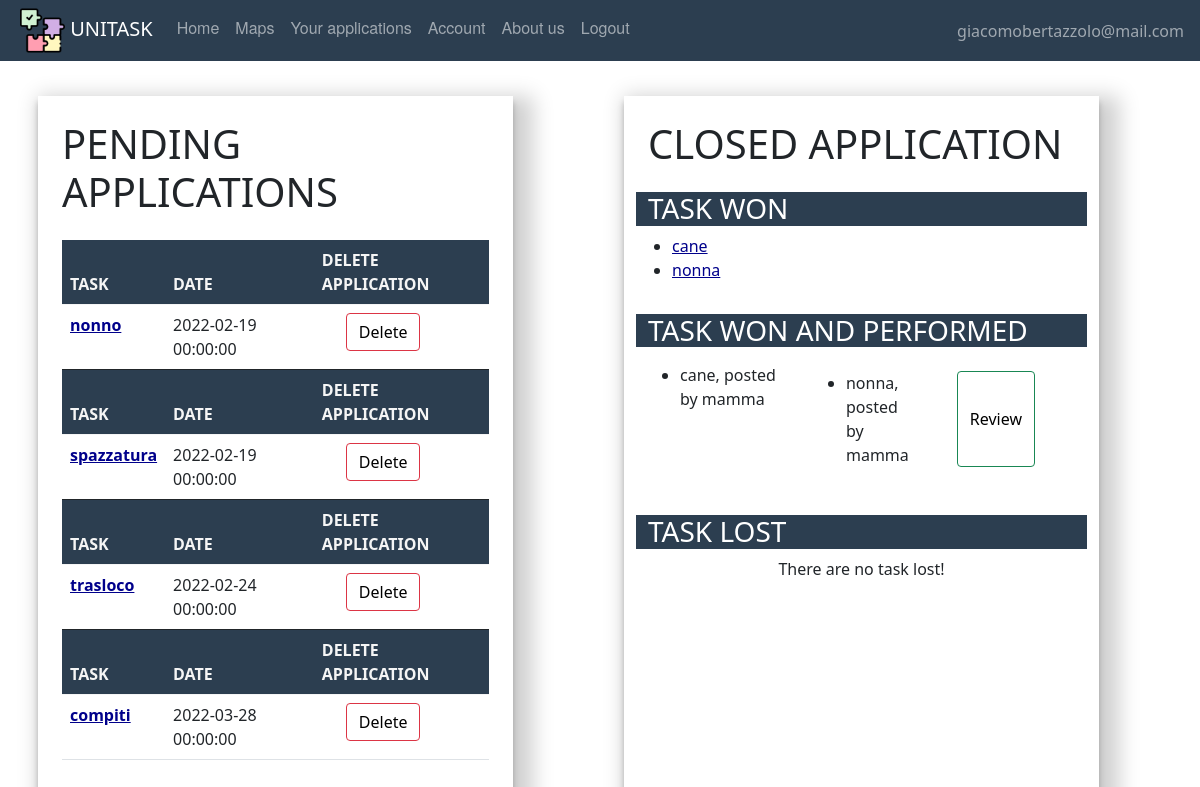
The app's page /listapplications (signed in) with its own data.
### website/models.py (models this page shows, shortened)
class User(db.Model, UserMixin):
    id = db.Column(db.Integer, primary_key=True)
    email = db.Column(db.String(150), unique=True)
    password = db.Column(db.String(150))
    first_name = db.Column(db.String(150))
    surname = db.Column(db.String(150))
    description = db.Column(db.String(150))
    type = db.Column(db.String(20))
    reviewsposted = db.relationship('Review', foreign_keys='Review.id_reviewer',
                                    backref='author')
    reviewsreceived = db.relationship('Review', foreign_keys='Review.id_reviewed',
                                      backref='received')
    __mapper_args__ = {
        'polymorphic_on': type,
        'polymorphic_identity': 'user',
    }

class Offer(db.Model, UserMixin):
    id = db.Column(db.Integer, primary_key=True)
    title = db.Column(db.String(150))
    description = db.Column(db.String(150))
    address = db.Column(db.String(150))
    placeId = db.Column(db.String(150))
    lat = db.Column(db.Float)
    lng = db.Column(db.Float)
    date = db.Column(db.DateTime(timezone=True), default=func.now())
    isAss = db.Column(db.Boolean, default=False)
    date_task = db.Column(db.DateTime(timezone=True))
    id_adult = db.Column(db.Integer, db.ForeignKey('adult.id'))
    scelta = db.Column(db.Integer, db.ForeignKey('student.id'))
    isPerf = db.Column(db.Boolean, default=False)
    rece = db.relationship('Review', backref='recensione')
    isClosed = db.Column(db.Boolean, default=False)

### website/views.py (the view)
@views.route('/listapplications', methods=['GET', 'POST'])
@login_required  # every time we go to the home page
def listapplications():
    return render_template("Student/listapplication.html", user=current_user)

### website/__init__.py (called while the page is built)
def create_app():
    app = Flask(__name__)
    app.config['SECRET_KEY'] = 'atrebunfigoassurdo'
    app.config['SQLALCHEMY_DATABASE_URI'] = 'sqlite:///'+ DB_NAME
    db.init_app(app)
    from .views import views  # We imported the name of the blueprint
    from .auth import auth
    app.register_blueprint(views, url_prefix="/")  # Stiamo dicendo come sono definite le pagine e dove sono
    app.register_blueprint(auth, url_prefix="/")
    from .models import User, Offer, Adult, Student
    create_database(app)
    login_manager = LoginManager()
    login_manager.login_view = 'auth.login'  # dove vogliamo mandare l'user se non loggato
    login_manager.init_app(app)
    @login_manager.user_loader
    def load_user(id):
        return User.query.get(int(id))
    return app

### website/models.py (called while the page is built)
    def taskwon(self):
        ltaskwon = []
        for off in self.applications:
            if off.scelta == self.id:
                ltaskwon.append(off)
        return ltaskwon

    def taskwonandperform(self):
        t = []
        for off in self.applications:
            if off.scelta == self.id and off.isPerf:
                t.append(off)
        return t

    def tasklost(self):
        t = []
        for off in self.applications:
            if off.scelta != self.id and off.scelta:
                t.append(off)
        return t

    def getapplications(self):
        t=self.applications
        return t

### website/templates/Student/listapplication.html (shortened to what this page needs)
{% extends "base.html" %}
{% block content%}
    <br />
    <div class="container">
        <div class="row">
            <div class="col-5 p-4 m-2 col-page">
                <h1 align="left" class="mb-4">PENDING APPLICATIONS</h1>
                <table class="table table-hover">
                    {%set  l = user.getapplications() %}
                    {% if l %}
                        {% for offer in l %}
                            {% if offer.isAss==False %}
                                <thead class="thead-dark" style="color:whitesmoke; background:#2c3e50">
                                <tr>
                                    <th scope="col">TASK</th>
                                    <th scope="col">DATE</th>
                                    <th scope="col">DELETE APPLICATION</th>
                                </tr>
                                </thead>
                                <tbody>
                                <tr>
                                    <th scope="row"><a style="color:darkblue" href={{ url_for('views.task', task_id=offer.id) }} >{{ offer.title }}</a></th>
                                    <td>{{ offer.date_task }}</td>
                                    <td><button type="button"  class="btn btn-outline-danger mx-4"><a class="delete-button" href={{ url_for('views.deleteapplication', task_id=offer.id) }} > Delete</a></button></td>
                                </tr>
                                </tbody>
                            {% endif %}
                        {% endfor %}
                    {% else %}
                        No task pending
                    {% endif %}
                </table>
            </div>
            <div class="col-1"></div>
            <div class="col-5 p-4 m-2 col-page">
                <h1 align="left" class="mb-4">CLOSED APPLICATION</h1>
                <div class="row">
                    <h3 align="left" style="color: white; background: #2c3e50">TASK WON</h3>
                    {%set  l = user.taskwon() %}
                    {% if l %}
                        <ul class="mx-4">
                            {% for offer in l %}
                                <li>
                                    <a style="color:darkblue" href= {{ url_for('views.task', task_id=offer.id) }}>{{ offer.title }}</a>
                                </li>
                            {% endfor %}
                        </ul>
                    {% else %}
                        <div align="center">
                            We are sorry! You have no task won.
                        </div>
                    {% endif %}
                </div>
                <div class="row">
                    <h3 class="mt-3" align="left" style="color: white; background: #2c3e50">TASK WON AND PERFORMED</h3>
                    {%set  l = user.taskwonandperform() %}
                    {% if l %}
                        <ul>
                            {% for offer in l %}
                                <div class="m-2" style="display: flex; justify-content: space-between">
                                    <li class="mx-4">
                                        {{ offer.title }}, posted by {{offer.poster.first_name}} </li>
                                    {% if not offer.isClosed %}
                                        <button style="" type="button" class="btn btn-outline-success mx-4"> <a class="review-button" href={{ url_for('views.writereview', task_id=offer.id) }} > Review </a></button>
                                        </div>
                                    {% endif %}
                            {% endfor %}
                        </ul>
                    {% else %}
                        <div align="center">
                            We are sorry! You have no task won.
                        </div>
                    {% endif %}
                </div>
                <div class="row">
                    <h3 class="mt-3" align="left" style="color: white; background: #2c3e50">TASK LOST</h3>
                    {%set  l = user.tasklost() %}
                    {% if l %}
                        <ul class="mx-4" style="list-style: none">
                            {% for offer in l %}
                                <li  align="center">
                                    {{ offer.title }}</li>
                            {% endfor %}
                        </ul>
                    {% else %}
                        <div align="center">
                            There are no task lost!
                        </div>
                    {% endif %}
                </div>
            </div>
        </div>
    </div>
    <br/><br/>
{% endblock %}

### website/templates/base.html (shortened to what this page needs)
<!DOCTYPE html>
<html lang="">
  <head>
      <link href="/static/css/style.css" rel="stylesheet">
      <link href="https://cdn.jsdelivr.net/npm/bootstrap@5.0.2/dist/css/bootstrap.min.css" rel="stylesheet">
  </head>
  <body>
  <nav class="navbar fixed-top navbar-expand-lg navbar-dark">
    <ul class="navbar-nav mr-auto">
    <li>
    <a style="padding-left:1em;" class="navbar-brand" href="#">
        <img src="/static/images/pic/puzzle.png" width="45" height="45"/>
        UNITASK
    </a></li>
            {% if user.is_authenticated %}
                {% if user.type=='adult' %}
                    <li class="nav-item"><a class="nav-link" id="home" href="/">Home</a></li>
                    <li class="nav-item"><a class="nav-link" id="posttask" href="/posttask">Post a Task</a></li>
                    <li class="nav-item"><a class="nav-link" id="offer" href="/taskpending">Task Pending</a></li>
                    <li class="nav-item"><a class="nav-link" id="account" href="/account">Account</a></li>
                    <li class="nav-item"><a class="nav-link" id="aboutus" href="/about_us">About us</a></li>
                    <li class="nav-item"><a class="nav-link" id="logout" href="/logout">Logout</a></li>
                    {% elif user.type=='student' %}
                    <li class="nav-item"><a class="nav-link" id="offer" href="/offer">Home</a></li>
                    <li class="nav-item"><a class="nav-link" id="maps" href="/maps">Maps</a>
                    <li class="nav-item"><a class="nav-link" id="applications" href="/listapplications">Your applications</a></li>
                    <li class="nav-item"><a class="nav-link" id="account" href="/account">Account</a></li>
                    <li class="nav-item"><a class="nav-link" id="aboutus" href="/about_us">About us</a></li>
                    <li class="nav-item"><a class="nav-link" id="logout" href="/logout">Logout</a></li>
                    {% endif %}
                </ul>
                <ul class="navbar-nav ms-auto">
                <li class="nav-item">
                    <span style="padding-right:1em;" class="navbar-text d-flex justify-content-end">
                     {{ user.email}}
                       </span>
                </li>
                </ul>
                    {% else %}
                <li class="nav-item"><a class="nav-link" id="sign_up" href="/sign_up">Signup</a></li>
                <li class="nav-item"><a class="nav-link" id="login" href="/login">Login</a>
                <li class="nav-item"> <a class="nav-link" id="aboutus" href="/about_us">About us</a></li>
            {% endif %}
</nav>
    {% block content %}
    {% endblock %}
  </body>
</html>

### website/static/css/style.css (style rules this page uses)
body { padding-top:4em; }
.navbar { list-style-type: none; margin: 0; padding: 0; overflow: hidden; background-color: #2c3e50; }
.nav-link { display: block; color: white; text-align: center; padding: 14px 16px; text-decoration: none; font-family: "Helvetica Neue", Helvetica, Arial, sans-serif; }
.delete-button { color:black; text-decoration: none; }
.review-button { color:black; text-decoration: none; }
.col-page { box-shadow: rgba(0, 0, 0, 0.19) 10px 10px 20px 10px, rgba(0, 0, 0, 0.23) 0px 6px 6px; }

### records on screen
User: email "giacomobertazzolo@mail.com"
Offer: title "nonno", date_task "2022-02-19 00:00:00"
Offer: title "spazzatura", date_task "2022-02-19 00:00:00"
Offer: title "trasloco", date_task "2022-02-24 00:00:00"
Offer: title "compiti", date_task "2022-03-28 00:00:00"
Offer: title "cane", poster.first_name "mamma"
Offer: title "nonna", poster.first_name "mamma"
